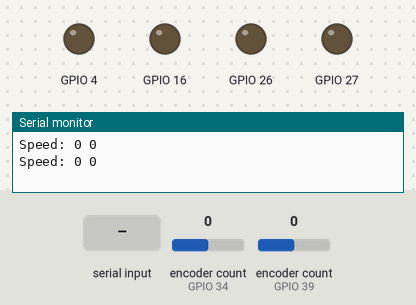
The program below on a simulated ESP32. Shown: output pins drawn as LEDs (lit = HIGH), the last lines printed to the serial monitor. The inputs (shaded band) are chosen by the test bench; at power-on: encoder count (sensors on GPIO 34, GPIO 39) 0.

Above: at 1.2 s.
1.3 s: "90,45\n" received over Serial
At 2.9 s:
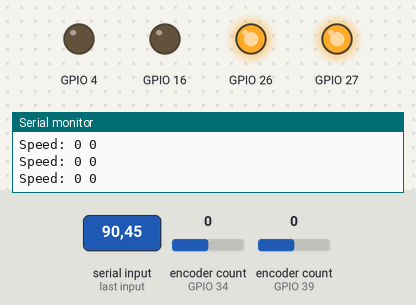
3.8 s: "," received over Serial
At 6.0 s:
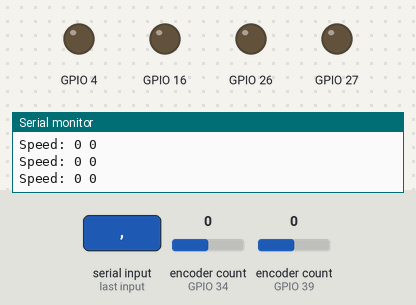
6.3 s: "30,150\n" received over Serial
At 7.9 s:
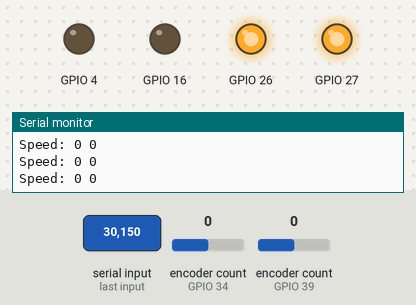
Timing chart, 0 to 9.4 s (numbered marks = the images above; inputs shaded):
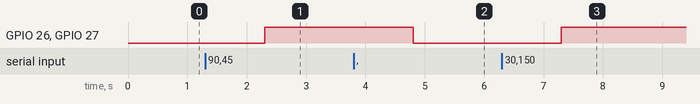

Measured:
- after the input at 1.3 s, GPIO 26, GPIO 27: LOW → HIGH after 1.0 s
- after the input at 3.8 s, GPIO 26, GPIO 27: HIGH → LOW after 1.0 s
- after the input at 6.3 s, GPIO 26, GPIO 27: LOW → HIGH after 1.0 s

The program:

main.cpp
```cpp
#include <Arduino.h>

#include <AccelStepper.h>
#include <MultiStepper.h>

#include "base_config.h"
#include "Kinematic.h"
#include "Base_controller.h"
#include "ESP32Encoder.h"

//* 宣告運動學
Kinematics kinematics(
    Kinematics::ROBOT_2WD2WS,
    MAX_BLDC_vel,
    WHEEL_DIAMETER,
    WHEELBASE,
    TRACK);

//* 宣告左右BLDC馬達控制器物件
BLDC bldcR_controller(false, BLDC_R_PWM, R_PWM_CHANNEL, BLDC_R_REV, PWM_OFFSET, PWM_RESOLUTION);
BLDC bldcL_controller(false, BLDC_L_PWM, L_PWM_CHANNEL, BLDC_L_REV, PWM_OFFSET, PWM_RESOLUTION);

//* 宣告左右轉向步進馬達物件
AccelStepper R_Stepper(AccelStepper::DRIVER, STEP_R, DIR_R);
AccelStepper L_Stepper(AccelStepper::DRIVER, STEP_L, DIR_L);
MultiStepper steering_steppers;

// //* 宣告左右BLDC的Hall Encoder物件
ESP32Encoder R_Encoder;
ESP32Encoder L_Encoder;

float current_speed[2];
unsigned long Last_time = 0;
int32_t last_pulse[2];

void moveBase(float linear_x, float center_rotation_angle)
{
  Kinematics::CP req_convertPara = kinematics.inverseKinematics(
      linear_x,
      0,
      center_rotation_angle,
      0);

  bldcL_controller.spin(req_convertPara.pwm.BLDC_L);
  bldcR_controller.spin(req_convertPara.pwm.BLDC_R);

  long stepperPulse[2] = {req_convertPara.pulse.STEPPER_R, req_convertPara.pulse.STEPPER_L};
  steering_steppers.moveTo(stepperPulse);
  steering_steppers.runSpeedToPosition();
}

void setup()
{
  Serial.begin(115200);

  R_Stepper.setMaxSpeed(7600 * 1.5); //* pulse
  R_Stepper.setAcceleration(12000 / 4);
  R_Stepper.setSpeed(12000);

  L_Stepper.setMaxSpeed(7600 * 1.5);
  R_Stepper.setAcceleration(12000 / 4);
  L_Stepper.setSpeed(12000);

  steering_steppers.addStepper(R_Stepper);
  steering_steppers.addStepper(L_Stepper);

  ESP32Encoder::useInternalWeakPullResistors = puType::up;

  R_Encoder.attachHalfQuad(ENC_R_A, ENC_R_B);
  L_Encoder.attachHalfQuad(ENC_L_A, ENC_L_B);

  R_Encoder.setFilter(400);
  L_Encoder.setFilter(400);

  R_Encoder.clearCount();
  L_Encoder.clearCount();
}

void loop()
{
  unsigned long current_time = millis();
  if (Serial.available() > 0)
  {
    String data = Serial.readString();
    float linear_x = data.substring(0, data.indexOf(",")).toFloat();
    // Serial.println("linear_x: " + String(linear_x) + " center_rotation_angle: " + S float center_rotation_angle = data.substring(data.indexOf(",") + 1).toFloat(); tring(center_rotation_angle));
    moveBase(linear_x, 0);
  }
  // Serial.println("Encoder count = " + String((int32_t)R_Encoder.getCount()) + " " + String((int32_t)L_Encoder.getCount()));
  // delay(100);

  if (current_time - Last_time >= Sampling_time)
  {
    int32_t pulse[2] = {(int32_t)R_Encoder.getCount(), (int32_t)L_Encoder.getCount()};

    R_Encoder.clearCount();
    L_Encoder.clearCount();

    Serial.println("Speed: " + String(pulse[0]) + " " + String(pulse[1]));

    Last_time = current_time;
  }
}
```
